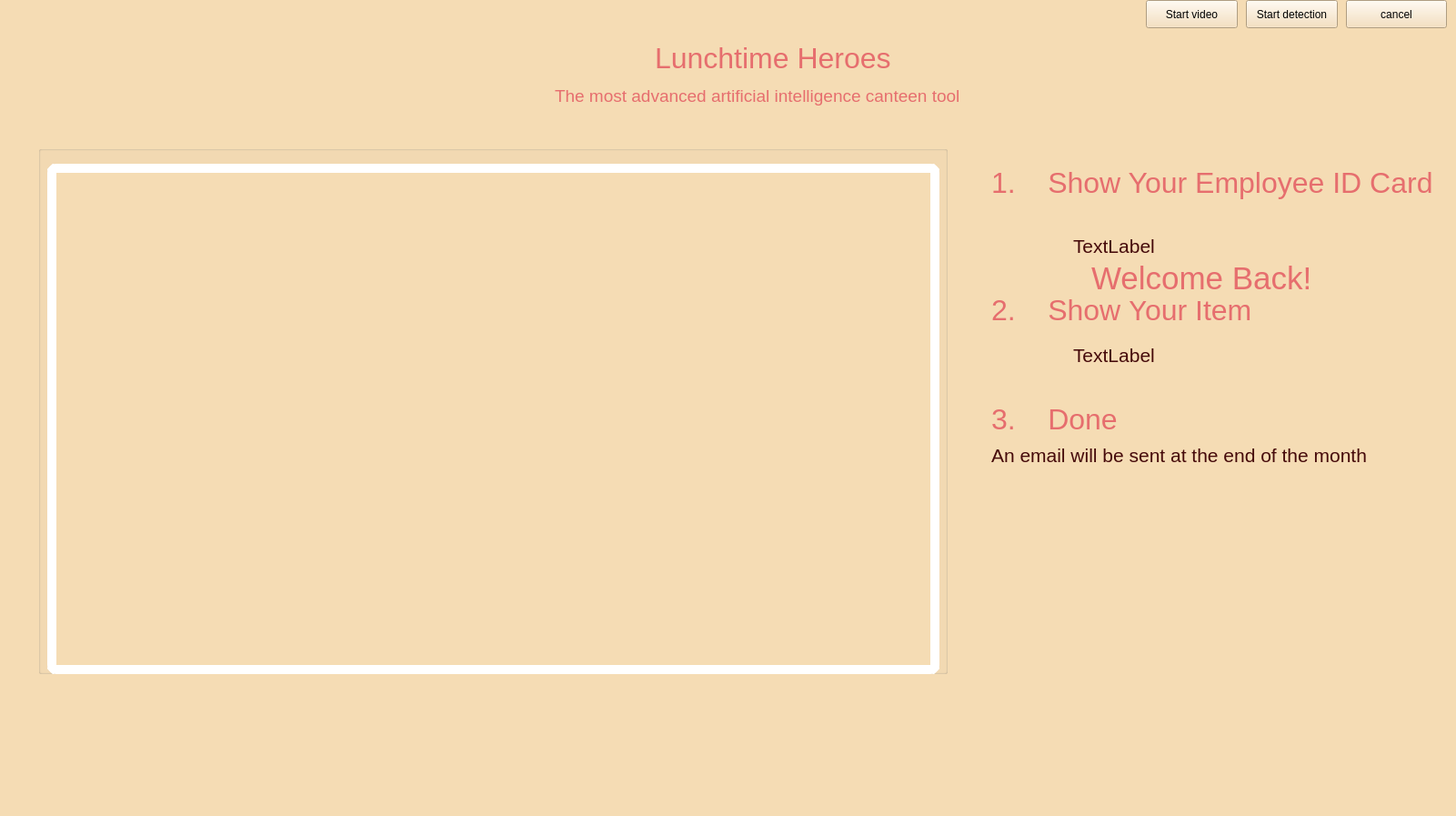
<?xml version="1.0" encoding="UTF-8"?>
<ui version="4.0">
 <class>MainWindow</class>
 <widget class="QMainWindow" name="MainWindow">
  <property name="enabled">
   <bool>true</bool>
  </property>
  <property name="geometry">
   <rect>
    <x>0</x>
    <y>0</y>
    <width>1601</width>
    <height>897</height>
   </rect>
  </property>
  <property name="windowTitle">
   <string>MainWindow</string>
  </property>
  <property name="autoFillBackground">
   <bool>false</bool>
  </property>
  <property name="styleSheet">
   <string notr="true">background-color: rgb(245, 220, 180)</string>
  </property>
  <widget class="QWidget" name="centralwidget">
   <widget class="QGroupBox" name="groupBox">
    <property name="geometry">
     <rect>
      <x>42</x>
      <y>160</y>
      <width>1000</width>
      <height>581</height>
     </rect>
    </property>
    <property name="sizePolicy">
     <sizepolicy hsizetype="Preferred" vsizetype="Preferred">
      <horstretch>0</horstretch>
      <verstretch>0</verstretch>
     </sizepolicy>
    </property>
    <property name="styleSheet">
     <string notr="true"/>
    </property>
    <property name="title">
     <string/>
    </property>
    <widget class="QWidget" name="ImgWidget" native="true">
     <property name="enabled">
      <bool>true</bool>
     </property>
     <property name="geometry">
      <rect>
       <x>10</x>
       <y>20</y>
       <width>981</width>
       <height>561</height>
      </rect>
     </property>
     <property name="styleSheet">
      <string notr="true">border-style: solid;
border-width: 10px;
border-color: rgb(255,255,255);
border-radius:10px</string>
     </property>
    </widget>
   </widget>
   <widget class="QPushButton" name="startButton">
    <property name="geometry">
     <rect>
      <x>1260</x>
      <y>0</y>
      <width>101</width>
      <height>31</height>
     </rect>
    </property>
    <property name="text">
     <string>Start video</string>
    </property>
   </widget>
   <widget class="QLabel" name="card_title">
    <property name="geometry">
     <rect>
      <x>1090</x>
      <y>180</y>
      <width>491</width>
      <height>41</height>
     </rect>
    </property>
    <property name="font">
     <font>
      <pointsize>24</pointsize>
     </font>
    </property>
    <property name="styleSheet">
     <string notr="true">color: rgb(230, 110, 110)</string>
    </property>
    <property name="text">
     <string>1.    Show Your Employee ID Card</string>
    </property>
   </widget>
   <widget class="QPushButton" name="startDetectionButton">
    <property name="geometry">
     <rect>
      <x>1370</x>
      <y>0</y>
      <width>101</width>
      <height>31</height>
     </rect>
    </property>
    <property name="text">
     <string>Start detection</string>
    </property>
   </widget>
   <widget class="QLabel" name="employe_info">
    <property name="geometry">
     <rect>
      <x>1180</x>
      <y>250</y>
      <width>421</width>
      <height>41</height>
     </rect>
    </property>
    <property name="font">
     <font>
      <pointsize>16</pointsize>
     </font>
    </property>
    <property name="styleSheet">
     <string notr="true">color: rgb(70, 10, 10)</string>
    </property>
    <property name="text">
     <string>TextLabel</string>
    </property>
   </widget>
   <widget class="QLabel" name="snack_title">
    <property name="geometry">
     <rect>
      <x>1090</x>
      <y>320</y>
      <width>481</width>
      <height>41</height>
     </rect>
    </property>
    <property name="font">
     <font>
      <pointsize>24</pointsize>
     </font>
    </property>
    <property name="styleSheet">
     <string notr="true">color: rgb(230, 110, 110)</string>
    </property>
    <property name="text">
     <string>2.    Show Your Item</string>
    </property>
   </widget>
   <widget class="QLabel" name="snack_info">
    <property name="geometry">
     <rect>
      <x>1180</x>
      <y>360</y>
      <width>351</width>
      <height>61</height>
     </rect>
    </property>
    <property name="font">
     <font>
      <pointsize>16</pointsize>
     </font>
    </property>
    <property name="styleSheet">
     <string notr="true">color: rgb(70, 10, 10)</string>
    </property>
    <property name="text">
     <string>TextLabel</string>
    </property>
   </widget>
   <widget class="QLabel" name="done_title">
    <property name="geometry">
     <rect>
      <x>1090</x>
      <y>440</y>
      <width>281</width>
      <height>41</height>
     </rect>
    </property>
    <property name="font">
     <font>
      <pointsize>24</pointsize>
     </font>
    </property>
    <property name="styleSheet">
     <string notr="true">color: rgb(230, 110, 110)</string>
    </property>
    <property name="text">
     <string>3.    Done</string>
    </property>
   </widget>
   <widget class="QLabel" name="done_info">
    <property name="geometry">
     <rect>
      <x>1090</x>
      <y>480</y>
      <width>431</width>
      <height>41</height>
     </rect>
    </property>
    <property name="font">
     <font>
      <pointsize>16</pointsize>
     </font>
    </property>
    <property name="styleSheet">
     <string notr="true">color: rgb(70, 10, 10)</string>
    </property>
    <property name="text">
     <string>An email will be sent at the end of the month</string>
    </property>
   </widget>
   <widget class="QLabel" name="main_title">
    <property name="geometry">
     <rect>
      <x>720</x>
      <y>43</y>
      <width>561</width>
      <height>41</height>
     </rect>
    </property>
    <property name="font">
     <font>
      <pointsize>24</pointsize>
     </font>
    </property>
    <property name="styleSheet">
     <string notr="true">color: rgb(230, 110, 110)</string>
    </property>
    <property name="text">
     <string>Lunchtime Heroes</string>
    </property>
   </widget>
   <widget class="QLabel" name="main_info">
    <property name="geometry">
     <rect>
      <x>610</x>
      <y>90</y>
      <width>611</width>
      <height>31</height>
     </rect>
    </property>
    <property name="font">
     <font>
      <pointsize>14</pointsize>
     </font>
    </property>
    <property name="styleSheet">
     <string notr="true">color: rgb(230, 110, 110)</string>
    </property>
    <property name="text">
     <string>The most advanced artificial intelligence canteen tool</string>
    </property>
   </widget>
   <widget class="QLabel" name="welcome_text">
    <property name="geometry">
     <rect>
      <x>1200</x>
      <y>280</y>
      <width>261</width>
      <height>51</height>
     </rect>
    </property>
    <property name="font">
     <font>
      <pointsize>26</pointsize>
     </font>
    </property>
    <property name="styleSheet">
     <string notr="true">color: rgb(230, 110, 110)</string>
    </property>
    <property name="text">
     <string>Welcome Back!</string>
    </property>
   </widget>
   <widget class="QWidget" name="circle_widget" native="true">
    <property name="geometry">
     <rect>
      <x>1060</x>
      <y>170</y>
      <width>81</width>
      <height>421</height>
     </rect>
    </property>
    <property name="autoFillBackground">
     <bool>false</bool>
    </property>
    <property name="styleSheet">
     <string notr="true">background-color: rgba(255, 255, 255, 0)</string>
    </property>
   </widget>
   <widget class="QPushButton" name="reset_button">
    <property name="geometry">
     <rect>
      <x>1480</x>
      <y>0</y>
      <width>111</width>
      <height>31</height>
     </rect>
    </property>
    <property name="text">
     <string>cancel</string>
    </property>
   </widget>
   <widget class="QWidget" name="widget" native="true">
    <property name="geometry">
     <rect>
      <x>10</x>
      <y>10</y>
      <width>120</width>
      <height>80</height>
     </rect>
    </property>
   </widget>
  </widget>
  <widget class="QMenuBar" name="menubar">
   <property name="geometry">
    <rect>
     <x>0</x>
     <y>0</y>
     <width>1601</width>
     <height>21</height>
    </rect>
   </property>
  </widget>
  <widget class="QStatusBar" name="statusbar"/>
 </widget>
 <tabstops>
  <tabstop>startButton</tabstop>
  <tabstop>startDetectionButton</tabstop>
 </tabstops>
 <resources/>
 <connections/>
</ui>
